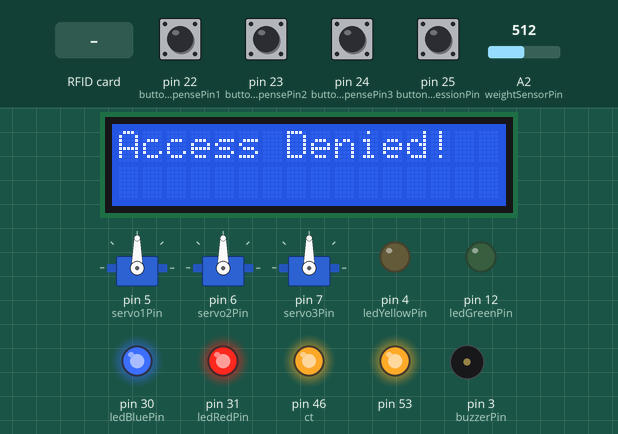
This sketch was run on a simulated Arduino Mega 2560, built with avr-gcc and run on an emulated ATmega2560. On the bench: 3 × servo, 16×2 character LCD, output pins drawn as LEDs (lit = HIGH), buzzer (waves = sounding). The test bench sets the inputs (shaded band); at power-on: pin 22 (buttonDispensePin1), pin 23 (buttonDispensePin2), pin 24 (buttonDispensePin3), pin 25 (buttonEndSessionPin) HIGH, A2 (weightSensorPin) = 512. What the sketch prints to the serial monitor is not drawn.

Above: at 1.3 s.
1.4 s: RFID card 5E 7A 19 C4 held to the reader
At 2.9 s:
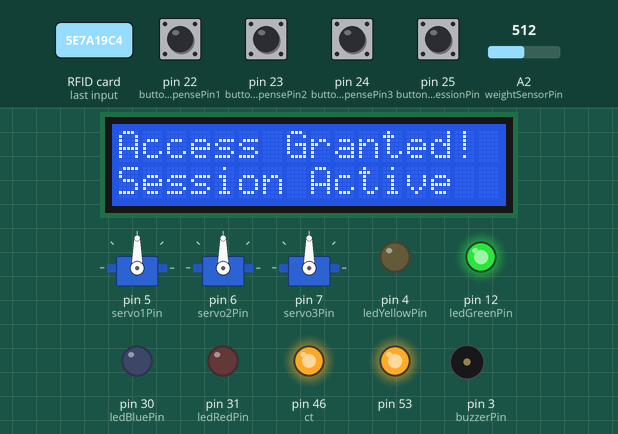
At 3.8 s:
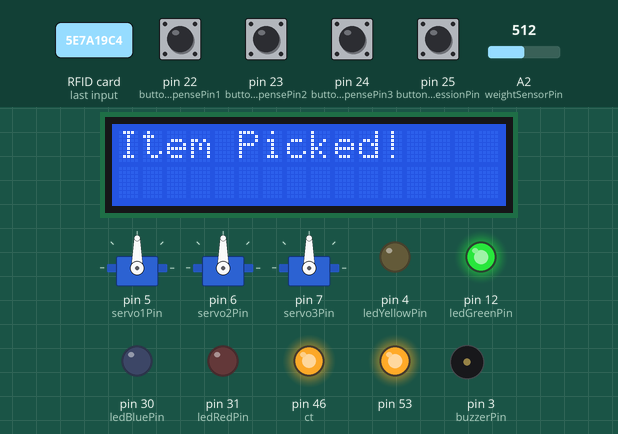
5.6 s: pin 25 (buttonEndSessionPin) pulled LOW for 2.2 s
At 7.0 s:
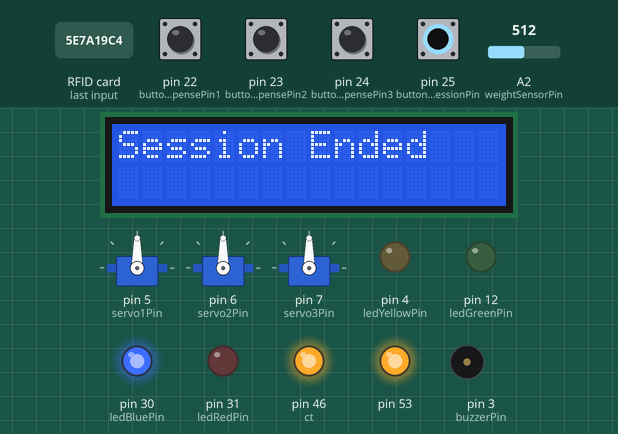
Timing chart, 0 to 16.2 s (numbered marks = the images above; inputs shaded):
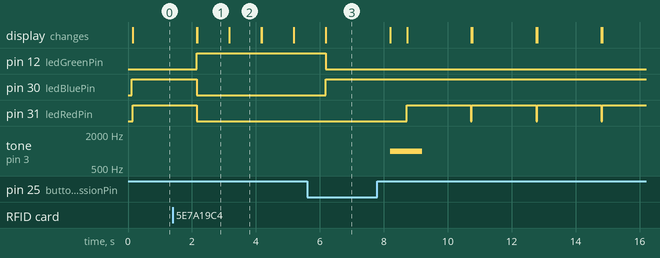

The sketch:

sketch_nov12a.ino
```cpp
#include <LiquidCrystal.h>
#include <Servo.h>
#include <SPI.h>
#include <MFRC522.h>

#define RST_PIN         8          // Configurable, see typical pin layout above
#define SS_PIN          13         // Configurable, see typical pin layout above

// Pin assignments
const int buttonDispensePin1 = 22; // Button to dispense item 1
const int buttonDispensePin2 = 23; // Button to dispense item 2
const int buttonDispensePin3 = 24; // Button to dispense item 3
const int buttonEndSessionPin = 25; // Button to end session

const int ledBluePin = 30;    // Idle state indicator
const int ledGreenPin = 12;  // Access granted indicator
const int ledRedPin = 31;    // Access denied indicator
const int ledYellowPin = 4;  // Item waiting indicator
const int buzzerPin = 3;     // Buzzer

// Servo pins
const int servo1Pin = 5;
const int servo2Pin = 6;
const int servo3Pin = 7;

Servo servo1;
Servo servo2;
Servo servo3;

// LCD Pins
LiquidCrystal lcd(9, 10, 11, 2, A0, A1);  // RS, E, D4, D5, D6, D7
const int ct =46;

// RFID setup
// SDA Pin - 13, SCK Pin - 52, MOSI Pin - 51, MISO Pin - 50, Reset Pin - 8
MFRC522 mfrc522(SS_PIN, RST_PIN);  // Create MFRC522 instance

// Weight sensor setup
const int weightSensorPin = A2;  // Pin for weight sensor (analog input)
int weightValue = 0;  // Variable to store weight sensor data

// Session state and timers
bool sessionActive = false;
unsigned long sessionStartTime;
unsigned long pickupWaitStartTime;
bool itemCheck=false;

void setup() {
  analogWrite(ct, 250);

  // Initialize Serial for debugging and RFID communication
  Serial.begin(9600);
  SPI.begin();  // Initialize SPI bus for RFID
  mfrc522.PCD_Init();  // Initialize RFID reader

  // Initialize servos
  servo1.attach(servo1Pin);
  servo2.attach(servo2Pin);
  servo3.attach(servo3Pin);

  // Set up LEDs and buzzer
  pinMode(ledBluePin, OUTPUT);
  pinMode(ledGreenPin, OUTPUT);
  pinMode(ledRedPin, OUTPUT);
  pinMode(ledYellowPin, OUTPUT);
  pinMode(buzzerPin, OUTPUT);

  // Set up push buttons
  pinMode(buttonDispensePin1, INPUT_PULLUP);
  pinMode(buttonDispensePin2, INPUT_PULLUP);
  pinMode(buttonDispensePin3, INPUT_PULLUP);
  pinMode(buttonEndSessionPin, INPUT_PULLUP);

  // Set up weight sensor
  pinMode(weightSensorPin, INPUT);

  // Initialize LCD
  lcd.begin(16, 2);
  displayIdleState();

  // Set initial LED states
  digitalWrite(ledBluePin, HIGH); // Idle indicator
  digitalWrite(ledGreenPin, LOW);
  digitalWrite(ledRedPin, LOW);
  digitalWrite(ledYellowPin, LOW);
}

void loop() {
  // Check RFID tag
  if (!sessionActive) {
    if (checkRFID()) {
      startSession();
    } else {
      denyAccess();
    }
  }

  // Dispense item if corresponding button is pressed
  if (sessionActive && digitalRead(buttonDispensePin1) == LOW) {
    dispenseItem(servo1);
  }
  if (sessionActive && digitalRead(buttonDispensePin2) == LOW) {
    dispenseItem(servo2);
  }
  if (sessionActive && digitalRead(buttonDispensePin3) == LOW) {
    dispenseItem(servo3);
  }

  // End session if button pressed
  if (sessionActive && digitalRead(buttonEndSessionPin) == LOW) {
    endSession();
  }

  // Check if item is picked up
  if (sessionActive && checkItemPickup()) {
    itemPickedUp();
  }

  // Check if session has expired
  if (sessionActive && millis() - sessionStartTime > 120000) {
    endSession();
  }
}

// Functions

void displayIdleState() {
  lcd.clear();
  lcd.print("Vending Machine");
  lcd.setCursor(0, 1);
  lcd.print("Ready...");
}

void startSession() {
  sessionActive = true;
  sessionStartTime = millis();

  digitalWrite(ledBluePin, LOW);
  digitalWrite(ledGreenPin, HIGH);

  lcd.clear();
  lcd.print("Access Granted!");
  lcd.setCursor(0, 1);
  lcd.print("Session Active");
  delay(1000);
  Serial.println("Session started");  // Send data to Raspberry Pi
}

void denyAccess() {
  digitalWrite(ledRedPin, HIGH);
  lcd.clear();
  lcd.print("Access Denied!");
  delay(2000);  // Show for 2 seconds
  digitalWrite(ledRedPin, LOW);
  displayIdleState();
}

void dispenseItem(Servo &servo) {
  // Activate servo to dispense item
  servo.write(90);  // Move to dispensing position
  delay(500);        // Give time for dispensing
  servo.write(0);   // Move back to default position

  // Activate item waiting indicator
  digitalWrite(ledYellowPin, HIGH);
  pickupWaitStartTime = millis();

  lcd.clear();
  lcd.print("Item Dispensed!");
  lcd.setCursor(0, 1);
  lcd.print("Pick it up.");

  Serial.println("Item dispensed");  // Send data to Raspberry Pi
}

void itemPickedUp() {
  digitalWrite(ledYellowPin, LOW);

  lcd.clear();
  lcd.print("Item Picked!");
  delay(1000); // Display briefly
  lcd.clear();
  lcd.print("Session Active");

  Serial.println("Item picked");  // Send data to Raspberry Pi
}

bool checkRFID() {
  if (mfrc522.PICC_IsNewCardPresent() && mfrc522.PICC_ReadCardSerial()) {
    String rfid = "";
    for (byte i = 0; i < mfrc522.uid.size; i++) {
      rfid += String(mfrc522.uid.uidByte[i], HEX);
    }
    Serial.println("RFID Detected: " + rfid);
    return true;  // Assuming the RFID is valid
  }
  return false;
}

bool checkItemPickup() {
  weightValue = analogRead(weightSensorPin);
  if (weightValue > 100) {  // Adjust the threshold value based on sensor calibration
    return true;
  }
  return false;
}

void endSession() {
  sessionActive = false;
  digitalWrite(ledGreenPin, LOW);
  digitalWrite(ledBluePin, HIGH);

  lcd.clear();
  lcd.print("Session Ended");
  delay(2000);
  displayIdleState();

  // Signal end of session with buzzer
  tone(buzzerPin, 1000, 500); // Beep
  delay(500);
  tone(buzzerPin, 1000, 500); // Beep again

  Serial.println("Session ended");  // Send data to Raspberry Pi
}
```

Measured:
- after the input at 1.4 s, pin 12 (ledGreenPin): LOW → HIGH after 0.76 s; pin 30 (ledBluePin): HIGH → LOW after 0.76 s; pin 31 (ledRedPin): goes on until 2.1 s, then stays LOW; the display: first differs from a run without the input after 0.76 s (image 1)
- after the input at 5.6 s, pin 12 (ledGreenPin): HIGH → LOW after 0.59 s; pin 30 (ledBluePin): LOW → HIGH after 0.59 s
- what the display in image 1 shows lasts 1.0 s, from 2.2 s to 3.2 s
